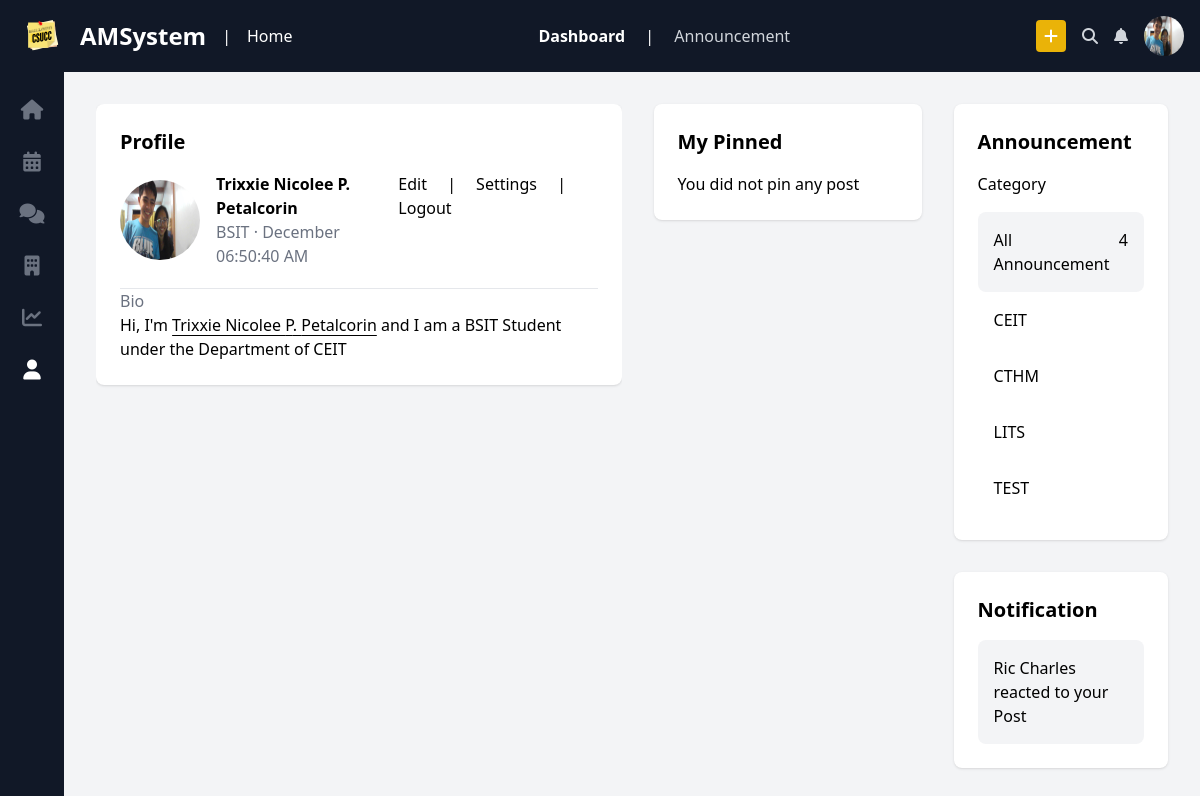
The page /dashboard (signed in) on the database its author committed.
### tables this page shows
CREATE TABLE `users` (
  `user_id` int(11) NOT NULL,
  `id_number` varchar(20) NOT NULL,
  `first_name` varchar(50) NOT NULL,
  `last_name` varchar(50) NOT NULL,
  `middle_initial` char(1) DEFAULT NULL,
  `email` varchar(100) NOT NULL,
  `password` varchar(255) NOT NULL,
  `department_id` int(11) DEFAULT NULL,
  `program_id` int(11) DEFAULT NULL,
  `contact_number` varchar(15) DEFAULT NULL,
  `address_purok` varchar(50) DEFAULT NULL,
  `address_barangay` varchar(50) DEFAULT NULL,
  `address_city` varchar(50) DEFAULT NULL,
  `address_zip` varchar(10) DEFAULT NULL,
  `address_province` varchar(50) DEFAULT NULL,
  `gender` enum('Male','Female','Other') DEFAULT NULL,
  `role_id` int(11) DEFAULT NULL,
  `photo` varchar(255) NOT NULL,
  `created_at` timestamp NOT NULL DEFAULT current_timestamp()
);

CREATE TABLE `programs` (
  `program_id` int(11) NOT NULL,
  `program_name` varchar(100) NOT NULL,
  `department_id` int(11) DEFAULT NULL
);

CREATE TABLE `roles` (
  `role_id` int(11) NOT NULL,
  `role_name` varchar(50) NOT NULL
);

CREATE TABLE `departments` (
  `department_id` int(11) NOT NULL,
  `department_name` varchar(100) NOT NULL
);

CREATE TABLE `categories` (
  `category_id` int(11) NOT NULL,
  `category_name` varchar(100) NOT NULL,
  `created_by` int(11) DEFAULT NULL
);

### Controller/Views.php (called while the page is built)
<?php
class View {
    public static function render($view, $data = []) {
        extract($data);
        require "./Views/{$view}.php";
    }
}

### index.php (called while the page is built, shortened)
<?php
require('./Controller/Views.php');
require('./Controller/Route.php');
$path = isset($_GET["path"]) ? $_GET["path"] : "";
Route::get('/dashboard', function(){
    require_once('./Controller/DasboardController.php');
    DashboardController::show();
});
$requestUri = "/".$path ;
Route::dispatch($requestUri);

### Db.php (called while the page is built)
<?php
class Database {
    private $host = "localhost";
    private $username = "root";
    private $password = "";
    private $database = "amsystemv3";
    public function Connect(){
        try {
            $conn = new PDO("mysql:host=$this->host;dbname=$this->database", $this->username, $this->password);
            $conn->setAttribute(PDO::ATTR_ERRMODE, PDO::ERRMODE_EXCEPTION);
            return $conn;
        } catch (PDOException $e) {
            echo "Connection failed: " . $e->getMessage();
            exit;
        }
    }
}

### Model/UserModel.php (called while the page is built, shortened)
<?php
require('./Db.php');
class Users extends Database {
    public function getCategories() {
        $conn = $this->Connect();
        $stmt = $conn->prepare("SELECT category_name, category_id FROM categories");
        $stmt->execute();
        $result = $stmt->fetchAll(PDO::FETCH_ASSOC);
        return $result;
    }
    public function getUserById($user_id) {
        $stmt = $this->Connect()->prepare("SELECT *,DATE(created_at) AS date_only,
                                           TIME_FORMAT(created_at, '%h:%i:%s %p') AS time_only,
                                           MONTHNAME(created_at) AS month_name , role_name,
                                           d.department_name, p.program_name
                                           FROM users
                                           INNER JOIN roles on users.role_id = roles.role_id
                                           INNER JOIN departments d on users.department_id = d.department_id
                                           INNER JOIN programs p on users.program_id = p.program_id
                                           WHERE user_id = :user_id");
        $stmt->execute(['user_id' => $user_id]);
        return $stmt->fetch();
    }
}

### Views/student.php (the view, shortened to what this page needs)
<!DOCTYPE html>
<html lang="en">
<head>
    <script src="https://cdn.tailwindcss.com"></script>
    <link rel="stylesheet" href="https://cdnjs.cloudflare.com/ajax/libs/font-awesome/6.4.2/css/all.min.css">
    <link href="https://cdn.jsdelivr.net/npm/quill@2.0.2/dist/quill.snow.css" rel="stylesheet" />
</head>
<body class="bg-gray-100">
    <header class="bg-gray-900 text-white p-4 flex justify-between items-center sticky top-0 z-50">
        <div class="flex items-center space-x-4">
            <img src="./assets/ams-logo.svg" alt="CSUCC logo" class="w-12">
            <h1 class="text-2xl font-bold">AMSystem</h1>
            <span class="mx-4">|</span>
            <p>Home</p>
        </div>
        <nav class="space-x-4">
            <a href="#" class="text-white font-bold">Dashboard</a>
            <span class="mx-4">|</span>
            <a href="#" class="text-gray-300 hover:text-white">Announcement</a>
        </nav>
        <div class="flex items-center space-x-4">
            <button class="bg-yellow-500 px-2 py-1 rounded">
                <i class="fa-solid fa-plus"></i>
            </button>
            <button class="text-gray-300"><i class="fa-solid fa-magnifying-glass"></i></button>
            <button class="text-gray-300"><i class="fa-solid fa-bell"></i></button>
            <img src="<?=$userData["photo"]?>" alt="Profile" class="w-10 h-10 rounded-full">
        </div>
    </header>
    <main class="flex">
        <aside class="w-16 bg-gray-900 text-white flex flex-col items-center space-y-6 py-6 sticky top-14 h-screen">
            <a href="./home" class="text-gray-500"><i class="fa-solid fa-house text-xl"></i></a>
            <a href="./calendar" class="text-gray-500"><i class="fa-solid fa-calendar-days text-xl"></i></a>
            <a href="./chats" class="text-gray-500"><i class="fa-solid fa-comments text-xl"></i></a>
            <a href="./department" class="text-gray-500"><i class="fa-solid fa-building text-xl"></i></a>
            <a href="./post/admin" class="text-gray-500"><i class="fa-solid fa-chart-line text-xl"></i></a>
            <a href="./dashboard" class="text-white"><i class="fa-solid fa-user text-xl"></i></a>
        </aside>
        <section class="flex-1 p-8 flex space-x-8">
            <div class="flex-1 overflow-y-auto h-100vh">
                <div class="bg-white p-6 rounded-lg shadow mb-8">
                    <h2 class="text-xl font-bold mb-4">Profile</h2>
                    <div class="flex items-center space-x-4 ">
                        <img src="<?=$userData["photo"]?>" alt="Profile" class="w-20 h-20 rounded-full">
                        <div class="flex justify-between size-full">
                            <div>
                                <h3 class="font-bold" id="user-name"><?php echo $userData["first_name"] . " " . $userData["middle_initial"] . ". " . $userData["last_name"]; ?></h3>
                                <p class="text-gray-500"><span id="program"><?= $userData["program_name"]?></span> · <span id="month_name"><?=$userData["month_name"]?></span> <span id="time_only"><?=$userData["time_only"]?></span></p>
                            </div>
                            <div>
                                <a href="./edit-profile">Edit</a>
                                <span class="mx-4"> | </span>
                                <a href="">Settings</a>
                                <span class="mx-4"> | </span>
                                <a href="./logout">Logout</a>
                            </div>
                        </div>
                    </div>
                    <hr class="mt-5">
                    <div>
                        <p class="text-gray-500">Bio</p>
                        Hi, I'm <span class="underline underline-offset-4"><?=$userData["first_name"] . " " . $userData["middle_initial"] . ". " . $userData["last_name"];?></span> and I am a <?=$userData["program_name"]?> <?=$userData["role_name"]?> under the Department of <?=$userData["department_name"]?>
                    </div>
                </div>
            </div>
            <div class="w-1/4">
                <div class="sticky top-24">
                    <div class="bg-white p-6 rounded-lg mb-8 shadow">
                        <h2 class="text-xl font-bold mb-4">My Pinned</h2>
                        <div class="space-y-4">
                        <?php if($get_users_pinned_posts == null):?>
                            <p>You did not pin any post</p>
                        <?php endif ?>
                        </div>
                    </div>
                </div>
            </div>
            <div class="w-1/5">
                <div class="sticky top-24">
                    <div class="bg-white p-6 mb-8 rounded-lg shadow">
                        <h2 class="text-xl font-bold mb-4">Announcement</h2>
                        <div class="flex justify-between items-center mb-4">
                            <span>Category</span>
                        </div>
                        <div class="space-y-2">
                            <p class="bg-gray-100 p-4 rounded-lg flex justify-between">
                                All Announcement <span><?=count($postCategories)?></span>
                            </p>
                            <?php foreach($postCategories as $postCategory): ?>
                                <a href="./category/<?=$postCategory["category_name"]?>"><p class="p-2 hover:bg-gray-100 p-4 rounded-lg flex justify-between"><?=$postCategory["category_name"]?></p></a>
                            <?php endforeach; ?>
                        </div>
                    </div>
                     <div class="bg-white p-6 mb-8 rounded-lg shadow">
                        <h2 class="text-xl font-bold mb-4">Notification</h2>
                        <div class="space-y-2">
                            <p class="bg-gray-100 p-4 rounded-lg flex justify-between">
                                Ric Charles reacted to your Post
                            </p>
                        </div>
                    </div>
                </div>
            </div>
        </section>
    </main>
</body>
</html>

### Controller/Route.php (shortened to what this page needs)
<?php
class Route {
    private static $getRoutes = [];
    private static $postRoutes = [];
    public static function get($path, $callback) {
        self::$getRoutes[$path] = $callback;
    }
    public static function post($path, $callback) {
        self::$postRoutes[$path] = $callback;
    }
    public static function dispatch($requestUri) {
        $requestMethod = $_SERVER['REQUEST_METHOD'];
        $routes = $requestMethod === 'GET' ? self::$getRoutes : self::$postRoutes;
        foreach ($routes as $route => $callback) {
            $pattern = preg_replace('/\{[a-zA-Z0-9_]+\}/', '([a-zA-Z0-9_]+)', $route);
            $pattern = str_replace('/', '\/', $pattern);
            if (preg_match('/^' . $pattern . '$/', $requestUri, $matches)) {
                array_shift($matches);
                return call_user_func_array($callback, $matches);
            }
        }
    }
}

### rows shown on the page
users: photo (picture), first_name "Trixxie Nicolee", middle_initial "P", last_name "Petalcorin", program.program_name "BSIT", month_name "December", time_only "06:50:40 AM", role.role_name "Student", department.department_name "CEIT"
categories: category_name "CEIT"
categories: category_name "CTHM"
categories: category_name "LITS"
categories: category_name "TEST"
